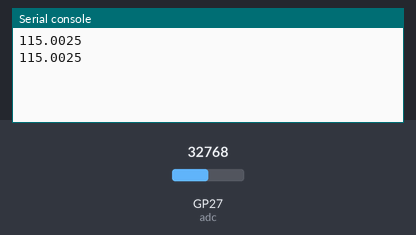
Simulated run of this program. Board: Raspberry Pi Pico running MicroPython. Parts: the last lines printed to the serial console. Inputs (shaded band) come from the test bench; at power-on: GP27 (adc) = 32768 (analog values on the 0–65535 scale).

Above: at 1.2 s.
1.3 s: GP27 (adc) set to 45874
At 2.4 s:
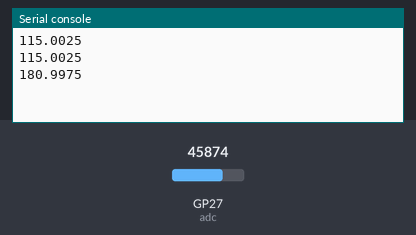
2.8 s: GP27 (adc) set to 57670
At 3.8 s:
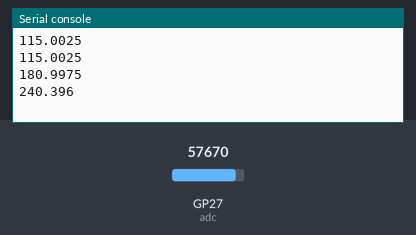
Timing chart, 0 to 5.8 s (numbered marks = the images above; inputs shaded):
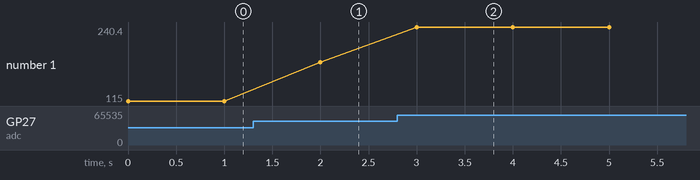

The program:

main.py
```python
import machine
import time

adc = machine.ADC(27)
sf = 4095/65535 # Scale factor
volt_per_adc = (3.3 / 4095)

while True:
    mv = adc.read_u16()

    adc_12b = mv * sf

    volt = adc_12b * volt_per_adc

    # MCP9700 characteristics
    dx = abs(50 - 0)
    dy = abs(0 - 0.5)

    shift = volt - 0.5

    temp = shift / (dy / dx)
    print(temp)
    time.sleep(1)
```

Measured:
- after the input at 1.3 s, the serial console: prints a new line after 0.70 s (image 1)
- after the input at 2.8 s, the serial console: prints a new line after 0.20 s (image 2)
- plotted number 1: 115 → 181 after the input at 1.3 s, 181 → 240.4 after the input at 2.8 s
